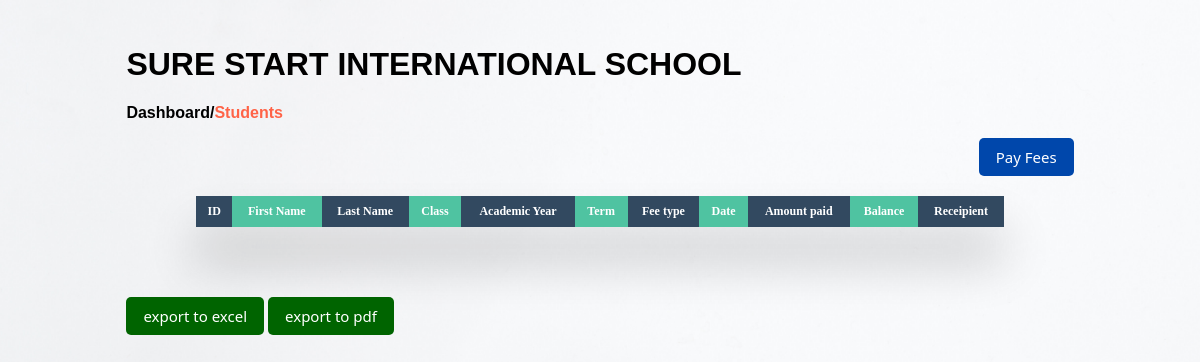
Page /receipts/ on the earlier database version.
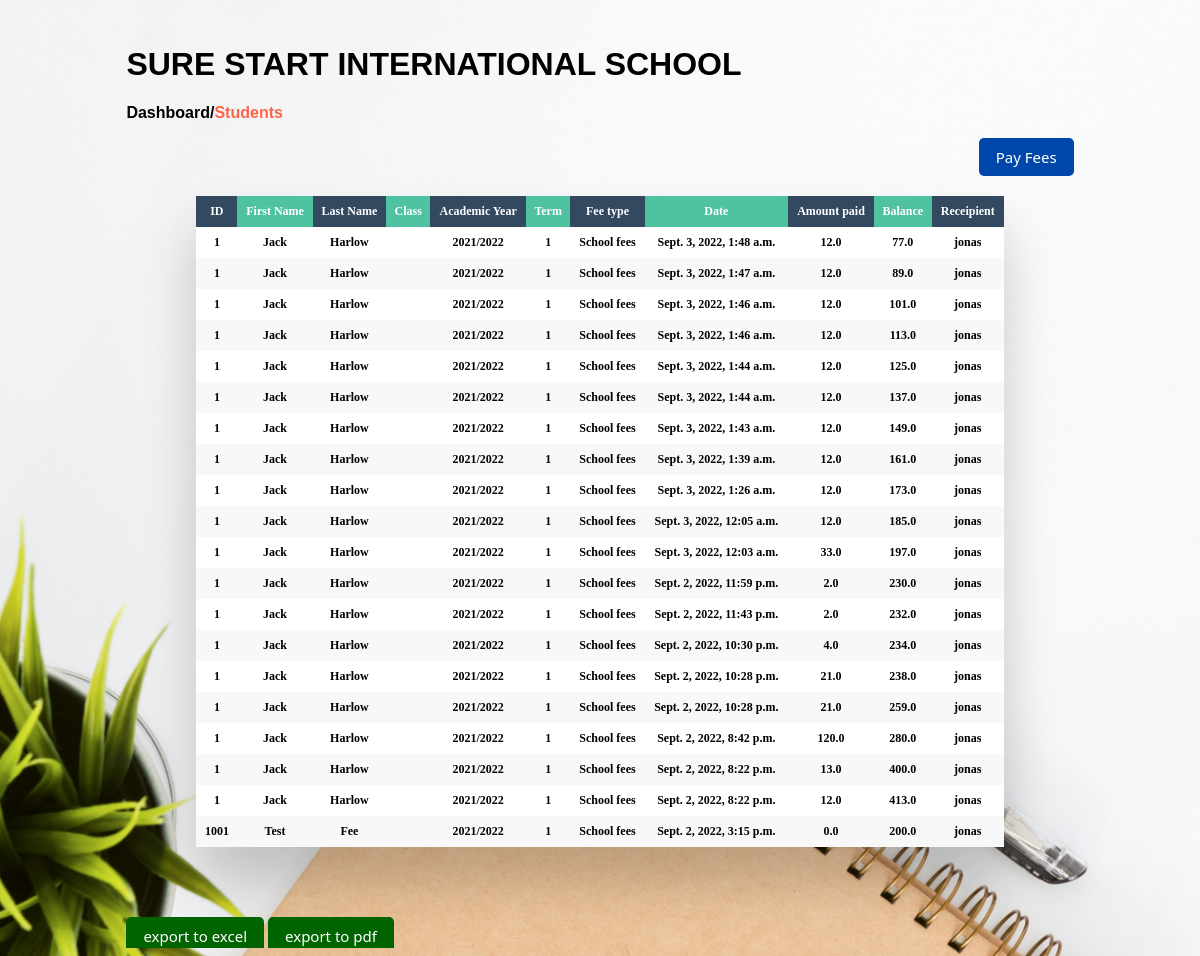
Same page on the later database version.
### fees/models.py (models this page shows, shortened)
class Receipt(models.Model):
    student_id = models.CharField(max_length=255)
    first_name = models.CharField(max_length=255)
    last_name = models.CharField(max_length=255)
    student_class = models.CharField(max_length=20)
    fee_type = models.CharField(max_length=20)
    balance = models.FloatField(max_length=255)
    amount_paid = models.FloatField(max_length=255 ,default=0)
    academic_year = models.CharField(max_length=20)
    term = models.CharField(max_length=5)
    payment_date = models.DateTimeField(auto_now_add=True)
    receipient =  models.ForeignKey(get_user_model(), on_delete=models.CASCADE)
    class Meta:
        ordering = ['-payment_date']

### users/models.py (models this page shows)
class CustomUser(AbstractUser):
    is_email_verified = models.BooleanField(default=False)
    token = models.TextField(blank=True, null=True)

### fees/views.py (the view, shortened to what this page needs)
# urls.py: path('receipts/',receipts_list_and_create,name='receipts'),
def receipts_list_and_create(request):
    form = ReceiptsForm(request.POST or None)
    objects = Receipt.objects.all()
    return render(request, 'receipt_list.html', {'objects': objects, 'form': form})

### templates/receipt_list.html (shortened to what this page needs)
{% extends 'base.html' %}
{% block content %}
<div class="dashboard-container">
    <div class="top-nav">
        <h1><a href="{% url 'dashboard' %}">SURE START INTERNATIONAL SCHOOL</a></h1>
        <p><a href="{% url 'dashboard' %}">Dashboard</a>/<a href="{% url 'students' %}" class="active-link">Students</a></p>
    </div>
    <div class="add-div">
        <a href="#" id="modal-btn"><button class="btn-primary btn-primary-wd">Pay Fees</button></a>
    </div>
    <div class="table-wrapper" id="student_table_div">
        <table class="fl-table" id="table2excel">
            <thead>
                <tr>
                    <th>ID</th>
                    <th>First Name</th>
                    <th>Last Name</th>
                    <th>Class</th>
                    <th>Academic Year</th>
                    <th>Term</th>
                    <th>Fee type</th>
                    <th>Date</th>
                    <th>Amount paid</th>
                    <th>Balance</th>
                    <th>Receipient</th>
                </tr>
            </thead>
            <tbody>
                {% for fees in objects %}
                    <tr>
                        <th>{{ fees.student_id }}</th>
                        <th>{{ fees.first_name }}</th>
                        <th>{{ fees.last_name }}</th>
                        <th>{{ fees.class }}</th>
                        <th>{{ fees.academic_year }}</th>
                        <th>{{ fees.term }}</th>
                        <th>{{ fees.fee_type }}</th>
                        <th>{{ fees.payment_date }}</th>
                        <th>{{ fees.amount_paid }}</th>
                        <th>{{ fees.balance }}</th>
                        <th>{{ fees.receipient }}</th>
                    </tr>
                {% endfor %}
            </tbody>
        </table>
    </div>
    <button id="btnExport_excel" class="btn-primary btn-primary-wd info-btn-1">export to excel</button>
    <button id="btnExport_pdf"  class="btn-primary btn-primary-wd info-btn-1">export to pdf</button>
</div>
{% endblock content %}

Differences in the rows shown:
added Receipt: student_id "1", first_name "Jack", last_name "Harlow", academic_year "2021/2022", term "1", fee_type "School fees", payment_date "Sept. 3, 2022, 1:48 a.m.", amount_paid "12.0", balance "77.0", receipient "jonas"
added Receipt: student_id "1", first_name "Jack", last_name "Harlow", academic_year "2021/2022", term "1", fee_type "School fees", payment_date "Sept. 3, 2022, 1:47 a.m.", amount_paid "12.0", balance "89.0", receipient "jonas"
added Receipt: student_id "1", first_name "Jack", last_name "Harlow", academic_year "2021/2022", term "1", fee_type "School fees", payment_date "Sept. 3, 2022, 1:46 a.m.", amount_paid "12.0", balance "101.0", receipient "jonas"
added Receipt: student_id "1", first_name "Jack", last_name "Harlow", academic_year "2021/2022", term "1", fee_type "School fees", payment_date "Sept. 3, 2022, 1:46 a.m.", amount_paid "12.0", balance "113.0", receipient "jonas"
added Receipt: student_id "1", first_name "Jack", last_name "Harlow", academic_year "2021/2022", term "1", fee_type "School fees", payment_date "Sept. 3, 2022, 1:44 a.m.", amount_paid "12.0", balance "125.0", receipient "jonas"
added Receipt: student_id "1", first_name "Jack", last_name "Harlow", academic_year "2021/2022", term "1", fee_type "School fees", payment_date "Sept. 3, 2022, 1:44 a.m.", amount_paid "12.0", balance "137.0", receipient "jonas"
added Receipt: student_id "1", first_name "Jack", last_name "Harlow", academic_year "2021/2022", term "1", fee_type "School fees", payment_date "Sept. 3, 2022, 1:43 a.m.", amount_paid "12.0", balance "149.0", receipient "jonas"
added Receipt: student_id "1", first_name "Jack", last_name "Harlow", academic_year "2021/2022", term "1", fee_type "School fees", payment_date "Sept. 3, 2022, 1:39 a.m.", amount_paid "12.0", balance "161.0", receipient "jonas"
added Receipt: student_id "1", first_name "Jack", last_name "Harlow", academic_year "2021/2022", term "1", fee_type "School fees", payment_date "Sept. 3, 2022, 1:26 a.m.", amount_paid "12.0", balance "173.0", receipient "jonas"
added Receipt: student_id "1", first_name "Jack", last_name "Harlow", academic_year "2021/2022", term "1", fee_type "School fees", payment_date "Sept. 3, 2022, 12:05 a.m.", amount_paid "12.0", balance "185.0", receipient "jonas"
added Receipt: student_id "1", first_name "Jack", last_name "Harlow", academic_year "2021/2022", term "1", fee_type "School fees", payment_date "Sept. 3, 2022, 12:03 a.m.", amount_paid "33.0", balance "197.0", receipient "jonas"
added Receipt: student_id "1", first_name "Jack", last_name "Harlow", academic_year "2021/2022", term "1", fee_type "School fees", payment_date "Sept. 2, 2022, 11:59 p.m.", amount_paid "2.0", balance "230.0", receipient "jonas"
added Receipt: student_id "1", first_name "Jack", last_name "Harlow", academic_year "2021/2022", term "1", fee_type "School fees", payment_date "Sept. 2, 2022, 11:43 p.m.", amount_paid "2.0", balance "232.0", receipient "jonas"
added Receipt: student_id "1", first_name "Jack", last_name "Harlow", academic_year "2021/2022", term "1", fee_type "School fees", payment_date "Sept. 2, 2022, 10:30 p.m.", amount_paid "4.0", balance "234.0", receipient "jonas"
added Receipt: student_id "1", first_name "Jack", last_name "Harlow", academic_year "2021/2022", term "1", fee_type "School fees", payment_date "Sept. 2, 2022, 10:28 p.m.", amount_paid "21.0", balance "238.0", receipient "jonas"
added Receipt: student_id "1", first_name "Jack", last_name "Harlow", academic_year "2021/2022", term "1", fee_type "School fees", payment_date "Sept. 2, 2022, 10:28 p.m.", amount_paid "21.0", balance "259.0", receipient "jonas"
added Receipt: student_id "1", first_name "Jack", last_name "Harlow", academic_year "2021/2022", term "1", fee_type "School fees", payment_date "Sept. 2, 2022, 8:42 p.m.", amount_paid "120.0", balance "280.0", receipient "jonas"
added Receipt: student_id "1", first_name "Jack", last_name "Harlow", academic_year "2021/2022", term "1", fee_type "School fees", payment_date "Sept. 2, 2022, 8:22 p.m.", amount_paid "13.0", balance "400.0", receipient "jonas"
added Receipt: student_id "1", first_name "Jack", last_name "Harlow", academic_year "2021/2022", term "1", fee_type "School fees", payment_date "Sept. 2, 2022, 8:22 p.m.", amount_paid "12.0", balance "413.0", receipient "jonas"
added Receipt: student_id "1001", first_name "Test", last_name "Fee", academic_year "2021/2022", term "1", fee_type "School fees", payment_date "Sept. 2, 2022, 3:15 p.m.", amount_paid "0.0", balance "200.0", receipient "jonas"
